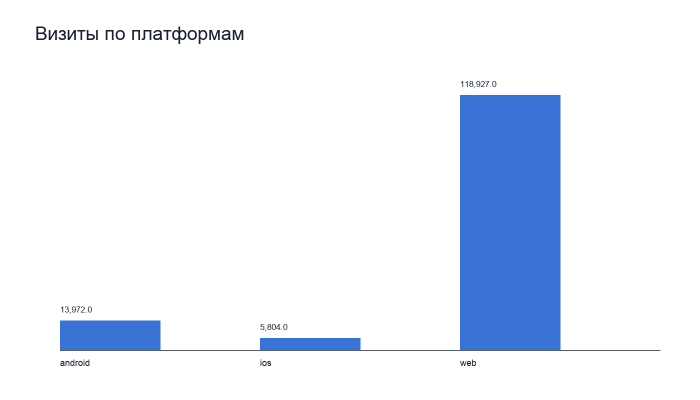
#> input picture charts/visits_by_platform.png, 1400 x 800 px (shown at 1/2 size)
$ python build_presentation.py
#> lines starting #> are read from the running program, lines starting #| are printed output that depends on the picture
"""Build a short business presentation from the generated charts."""
from pathlib import Path
import PIL.JpegImagePlugin
from PIL import Image, ImageDraw, ImageFont

ROOT = Path(__file__).parent


def font(size):
    path = "/System/Library/Fonts/Supplemental/Arial.ttf"
    return ImageFont.truetype(path, size) if Path(path).exists() else ImageFont.load_default()


def page(title, subtitle):
#> called with title = 'Дашборд конверсий'
    image = Image.new("RGB", (1600, 900), "white")
#> image: PIL image 1600x900 RGB; every value is 255
    draw = ImageDraw.Draw(image)
    draw.text((80, 50), title, fill="#172033", font=font(46))
    draw.text((80, 120), subtitle, fill="#526070", font=font(24))
    return image, draw


pages = []
image, draw = page("Дашборд конверсий", "Анализ визитов, регистраций и рекламных расходов")
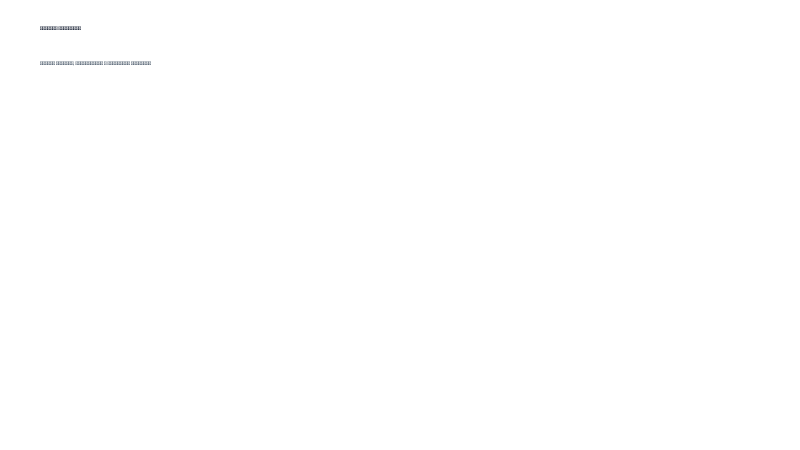
#> image: PIL image 1600x900 RGB (shown at 1/2 size); mean R, G, B 254.9, 254.9, 254.9
draw.text((100, 260), "Период: 1 марта — 1 сентября 2023", fill="#172033", font=font(34))
draw.text((100, 340), "Цель: понять, как меняется воронка и где реклама приводит", fill="#172033", font=font(30))
draw.text((100, 390), "качественный трафик.", fill="#172033", font=font(30))
draw.text((100, 540), "Источник: data-charts-api.hexlet.app", fill="#526070", font=font(24))
pages.append(image)

image, draw = page("Воронка по платформам", "Повторные визиты сведены к последнему визиту пользователя; боты исключены")
chart = Image.open(ROOT / "charts/visits_by_platform.png").convert("RGB")
#> chart is the input picture: PIL image 1400x800 RGB; mean R, G, B 232.6, 238.8, 249.5
chart.thumbnail((700, 430))
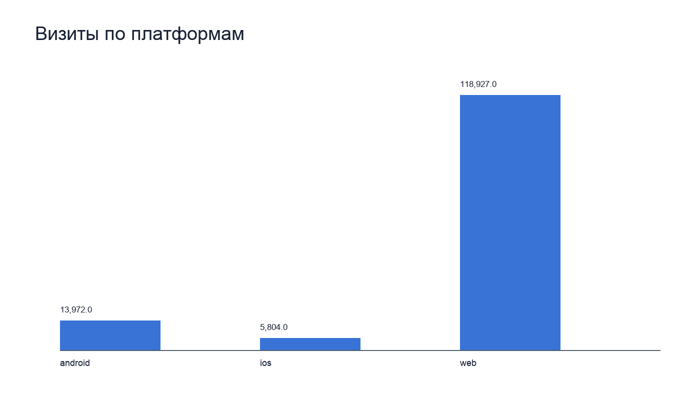
#> chart: PIL image 700x400 RGB; mean R, G, B 232.6, 238.8, 249.5
image.paste(chart, (70, 210))
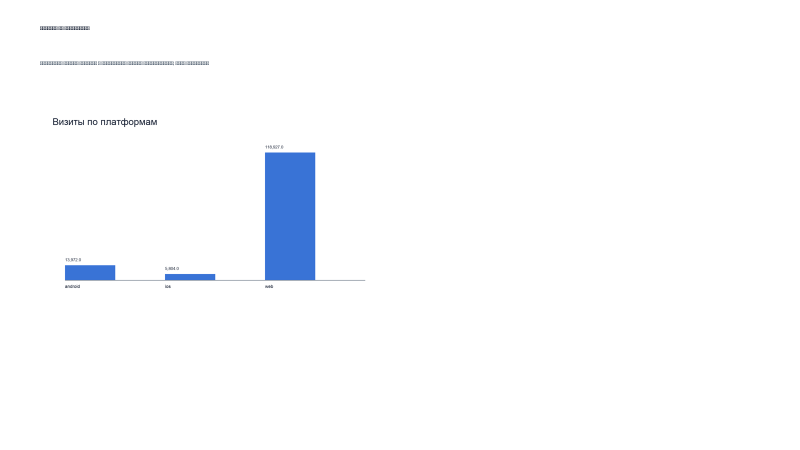
#> image: PIL image 1600x900 RGB (shown at 1/2 size); mean R, G, B 250.4, 251.7, 253.7
chart = Image.open(ROOT / "charts/registrations_by_platform.png").convert("RGB")
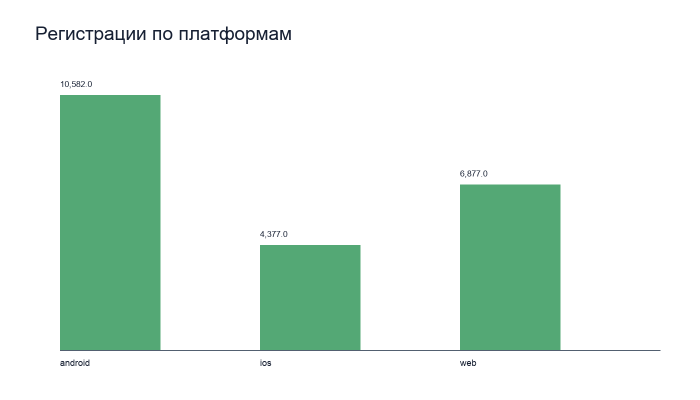
#> input picture charts/registrations_by_platform.png, 1400 x 800 px (shown at 1/2 size)
#> chart is the input picture: PIL image 1400x800 RGB; mean R, G, B 221.3, 237.2, 227.7
chart.thumbnail((700, 430))
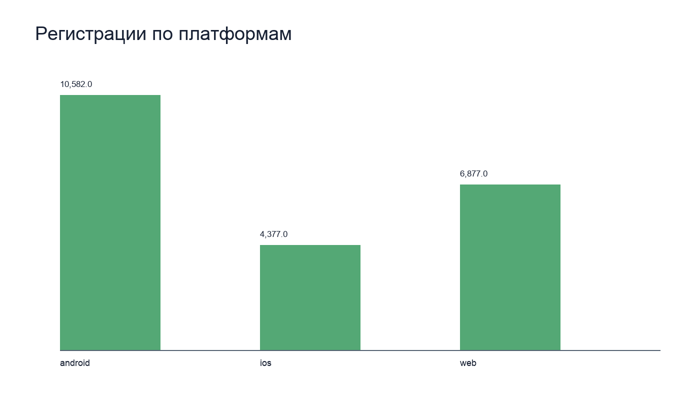
#> chart: PIL image 700x400 RGB; mean R, G, B 221.2, 237.1, 227.6
image.paste(chart, (820, 210))
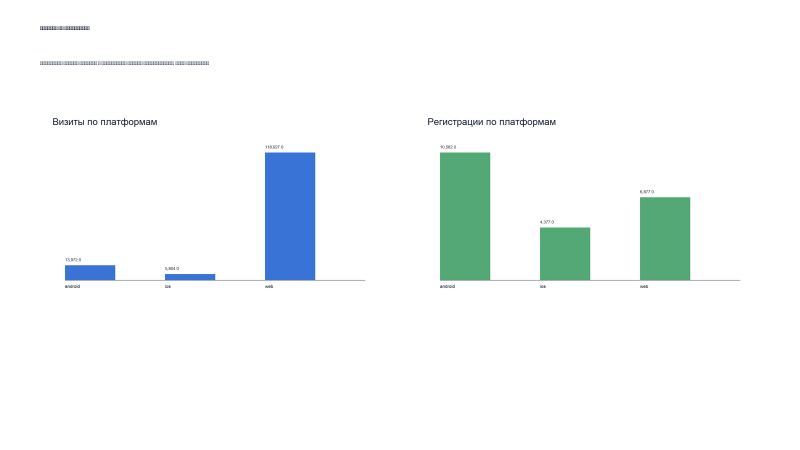
#> image: PIL image 1600x900 RGB (shown at 1/2 size); mean R, G, B 243.9, 248.2, 248.4
pages.append(image)

image, draw = page("Рекомендации", "Что проверить перед перераспределением бюджета")
for index, line in enumerate((
    "1. Сравнивать платформы по конверсии, а не только по числу визитов.",
    "2. Отдельно контролировать рекламные расходы по кампаниям.",
    "3. Проверять просадки по дням и сопоставлять их с изменениями бюджета.",
    "4. Использовать фильтры даты и кампании в итоговом дашборде.",
)):
    draw.text((100, 230 + index * 80), line, fill="#172033", font=font(28))
draw.text((100, 650), "Запросы и расчёты: charts_project.ipynb, build_*.py", fill="#526070", font=font(23))
pages.append(image)

pages[0].save(ROOT / "presentation.pdf", save_all=True, append_images=pages[1:])
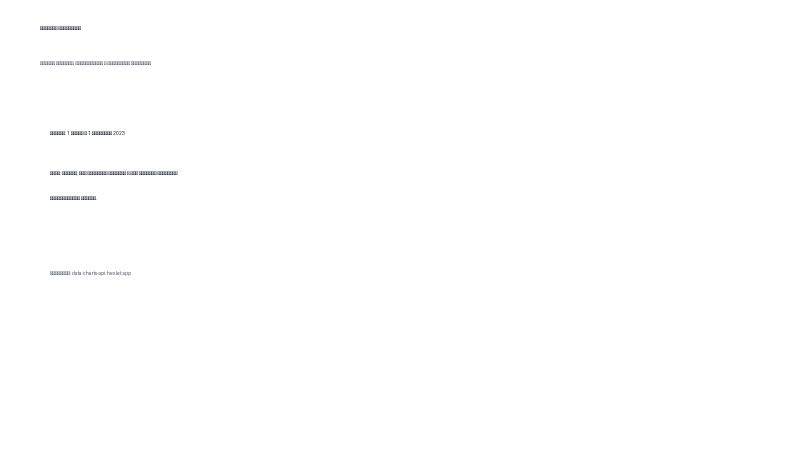
#> saved as presentation.pdf: PIL image 1600x900 RGB (shown at 1/2 size); mean R, G, B 254.5, 254.5, 254.6
print(f"Created {ROOT / 'presentation.pdf'}")
